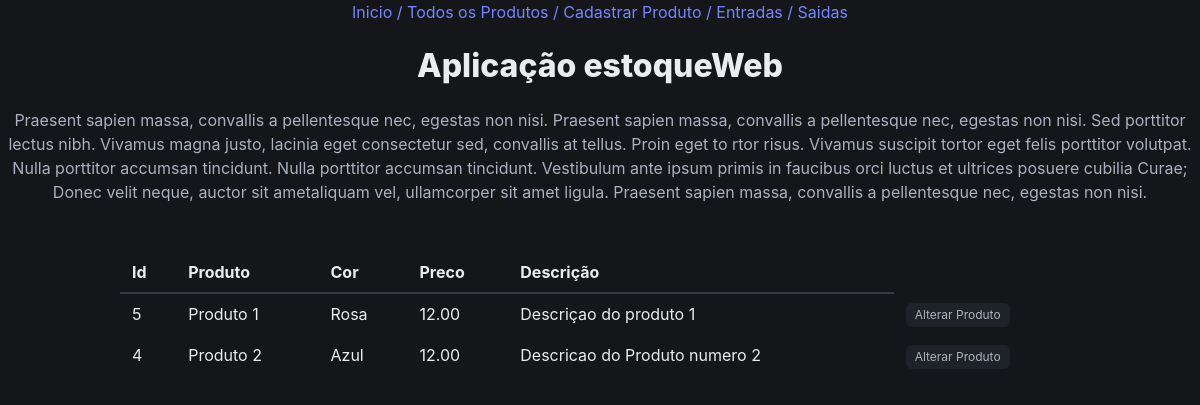
The app's page /produto/list_produto/, older data.
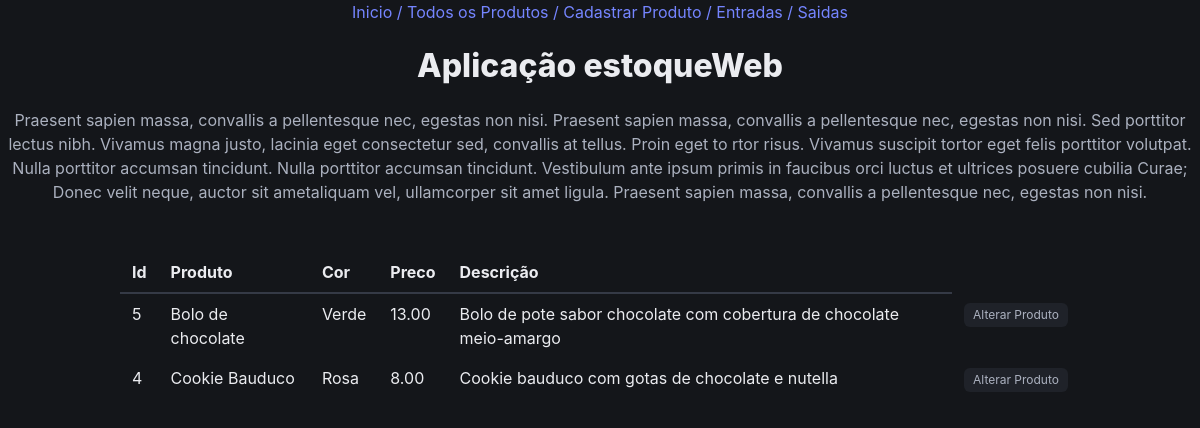
The same page, newer data.
### produto/models.py (models this page shows, shortened)
class Produtos(models.Model):
    produto = models.CharField('Produto', max_length=200)
    cor = models.ForeignKey(Cores, on_delete=models.PROTECT, verbose_name='Cor')
    descricao = models.TextField('Descrição', blank=True)
    preco = models.DecimalField('Preço', decimal_places=2, max_digits=8, default=0)
    quantidade = models.IntegerField('Quantidade', default=0)
    criado = models.DateTimeField('Criado em', auto_now_add=True)
    modificado = models.DateTimeField('Modificado em', auto_now=True)
    def __str__(self):
        return self.produto
    class Meta:
        ordering = ['-produto']
        verbose_name = 'Produto'

class Cores(models.Model):
    cor = models.CharField('Cor', max_length=200)
    def __str__(self):
        return self.cor
    class Meta:
        verbose_name= 'Cor'
        verbose_name_plural = 'Cores'

### produto/views.py (the view)
# urls.py: path('list_produto/', list_produto, name='list_produto'),
def list_produto(request):
    produtos = Produtos.objects.all().order_by('-id')
    templateName = 'list_produto.html'
    context = {
        'produtos': produtos,
    }
    return render(request, templateName, context)

### core/templates/list_produto.html (shortened to what this page needs)
{% extends 'base.html' %}
{% block product %}
<h1 class="title">Aplicação estoqueWeb</h1>
<p>Praesent sapien massa, convallis a pellentesque nec,
egestas non nisi. Praesent sapien massa, convallis a
pellentesque nec, egestas non nisi. Sed porttitor lectus nibh.
Vivamus magna justo, lacinia eget consectetur sed, convallis
at tellus. Proin eget to rtor risus. Vivamus suscipit tortor
eget felis porttitor volutpat. Nulla porttitor accumsan
tincidunt. Nulla porttitor accumsan tincidunt. Vestibulum ante
ipsum primis in faucibus orci luctus et ultrices posuere
cubilia Curae; Donec velit neque, auctor sit ametaliquam vel,
ullamcorper sit amet ligula. Praesent sapien massa, convallis
a pellentesque nec, egestas non nisi.</p>
<table class="table container has-text-left">
    <thead>
    <tr>
        <th>Id</th>
        <th>Produto</th>
        <th>Cor</th>
        <th>Preco</th>
        <th>Descrição</th>
    </tr>
    </thead>
    {% for i in produtos %}
    <tbody>
    <tr>
        <td>{{i.id}}</td>
        <td>{{i}}</td>
        <td>{{i.cor}}</td>
        <td>{{i.preco}}</td>
        <td>{{i.descricao}}</td>
        <td><a class="tag" href="{%url 'update_produto' i.id%}">Alterar Produto<a/></td>
    </tr>
    </tbody>
    {% endfor %}
</table>
{% endblock %}

Row changes from the older to the newer data that the page shows:
changed Produtos id 5: produto "Produto 1" → "Bolo de chocolate"; cor "Rosa" → "Verde"; preco "12.00" → "13.00"; descricao "Descriçao do produto 1" → "Bolo de pote sabor chocolate com cobertura de chocolate meio-amargo"
changed Produtos id 4: produto "Produto 2" → "Cookie Bauduco"; cor "Azul" → "Rosa"; preco "12.00" → "8.00"; descricao "Descricao do Produto numero 2" → "Cookie bauduco com gotas de chocolate e nutella"
